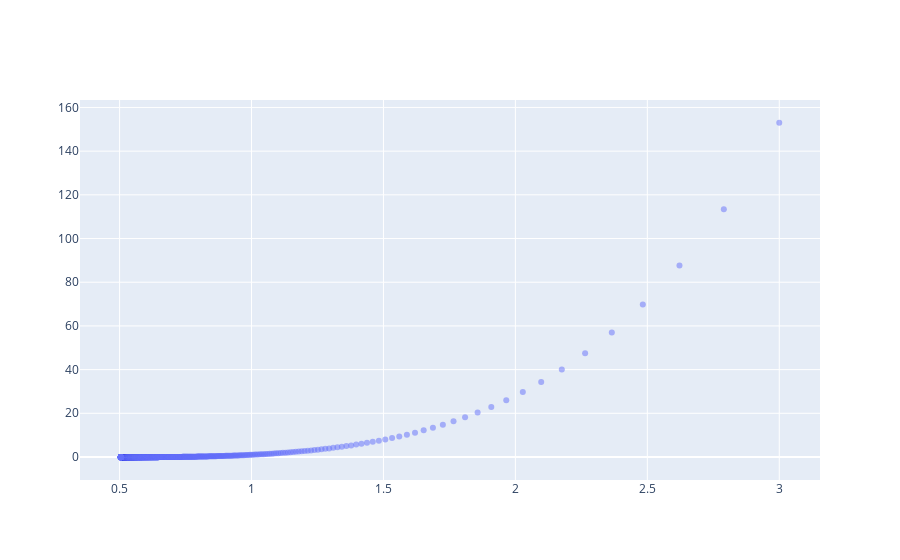

Notebook code cell kept with this figure:
### Code cell
trace = go.Scatter(
    x=x_values,
    y=f_values,
    mode="markers",
    marker=dict(
        opacity=np.linspace(0.5, 1, len(x_values)),
    ),
)

fig = go.Figure(data=[trace])

iplot(fig)

### Figure 1 — Plotly figure (JSON) as saved in the notebook; plotly's stock layout.template omitted (floating-point values rounded to 4 significant figures; data arrays with more than 128 entries replaced by an {"elided": "..."} marker saying what was removed)
{"data": [{"marker": {"opacity": {"elided": "1001 float values"}}, "mode": "markers", "type": "scatter", "x": {"elided": "1001 float values"}, "y": {"elided": "1001 float values"}}], "layout": {}}
